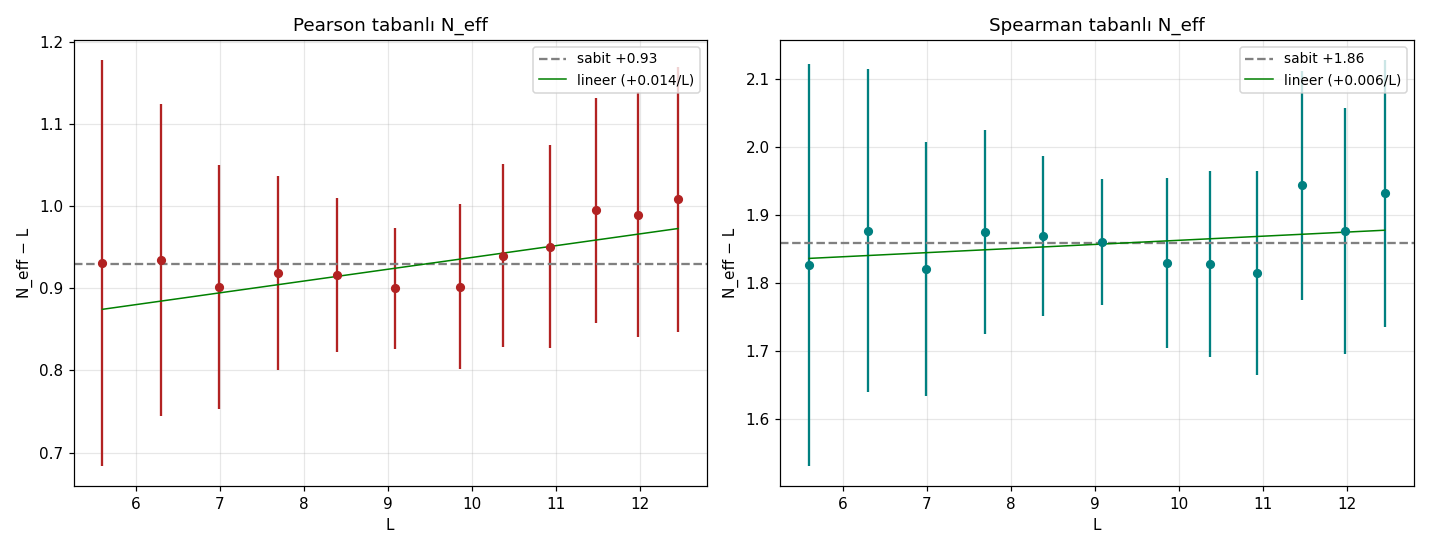

Recreate this plot in Python.
"""
42b — N_eff SAĞLAMLIK: PÜRÜZSÜZ CUE + SPEARMAN (16 Ağustos 2026)
==================================================================

42'deki zayıf trend (Δχ²=7.4) iki artefakttan olabilir:
(a) CUE r(N) tablosundaki Monte-Carlo zikzağı (±0.0013 → N_eff'e ±0.1)
    → çare: r_CUE(N) = r_∞ + c₁/N + c₂/N² pürüzsüz fiti
(b) Pearson'ın marjinal şekle duyarlılığı (ζ ve CUE genlik dağılımları
    farklı kuyruklara sahip olabilir)
    → çare: Spearman (rank) ile aynı analiz — marjinallerden bağımsız
"""

import numpy as np
import matplotlib.pyplot as plt
from pathlib import Path
from scipy.stats import pearsonr, spearmanr
from scipy.optimize import brentq

rng = np.random.default_rng(423)
HERE = Path(__file__).resolve().parent
TWO_PI = 2 * np.pi
A = (np.e**2 - 5) / 2
B0, B1 = 2.7580, -0.0543

# ---------------------------------------------------------------
# 1) CUE: her N için HEM Pearson HEM Spearman (200k aralık/N)
# ---------------------------------------------------------------
def haar_unitary_batch(M, N):
    G = (rng.standard_normal((M, N, N)) + 1j * rng.standard_normal((M, N, N))) / np.sqrt(2)
    Q, R = np.linalg.qr(G)
    diag = np.einsum("mii->mi", R)
    return Q * (diag / np.abs(diag))[:, None, :]

def cue_both(N, n_gaps=200000, grid=48, chunk=1200):
    M = int(np.ceil(n_gaps / N))
    gs, ms = [], []
    for s in range(0, M, chunk):
        m = min(chunk, M - s)
        U = haar_unitary_batch(m, N)
        ph = np.sort(np.angle(np.linalg.eigvals(U)), axis=1)
        gaps = np.diff(np.concatenate([ph, ph[:, :1] + TWO_PI], axis=1), axis=1)
        u = np.arange(1, grid + 1) / (grid + 1)
        th = ph[:, :, None] + gaps[:, :, None] * u[None, None, :]
        df = th[:, :, :, None] - ph[:, None, None, :]
        amp = np.prod(2 * np.abs(np.sin(df / 2)), axis=-1)
        gs.append(gaps.ravel()); ms.append(amp.max(axis=-1).ravel())
    g = np.concatenate(gs); a = np.concatenate(ms)
    return pearsonr(g, a)[0], spearmanr(g, a)[0], len(g)

print("CUE (200k aralık/N):")
Ns = np.arange(5, 20)
cueP, cueS = [], []
for N in Ns:
    rp, rs, n = cue_both(N)
    cueP.append(rp); cueS.append(rs)
    print(f"  N={N:>2}: Pearson {rp:.4f}  Spearman {rs:.4f}")
cueP, cueS = np.array(cueP), np.array(cueS)

# pürüzsüz fit: r(N) = r∞ + c1/N + c2/N²
def smooth_fit(rvals):
    X = np.vstack([np.ones_like(Ns, dtype=float), 1 / Ns, 1 / Ns**2]).T
    beta, res, *_ = np.linalg.lstsq(X, rvals, rcond=None)
    fit = X @ beta
    rms = np.sqrt(np.mean((rvals - fit)**2))
    return beta, rms

bP, rmsP = smooth_fit(cueP)
bS, rmsS = smooth_fit(cueS)
print(f"\nPürüzsüz fit r(N) = r∞ + c₁/N + c₂/N²:")
print(f"  Pearson : r∞ = {bP[0]:.4f}, c₁ = {bP[1]:+.3f}, c₂ = {bP[2]:+.3f}  (fit RMS {rmsP:.4f})")
print(f"  Spearman: r∞ = {bS[0]:.4f}, c₁ = {bS[1]:+.3f}, c₂ = {bS[2]:+.3f}  (fit RMS {rmsS:.4f})")

def inv_smooth(beta, r_target):
    # fit N* = −2c₂/c₁ ≈ 4.6'da tepe yapar; monoton azalan dala (N>5) bak
    f = lambda N: beta[0] + beta[1] / N + beta[2] / N**2 - r_target
    return brentq(f, 5.0, 80)

# ---------------------------------------------------------------
# 2) ZETA pencereleri: Pearson + Spearman
# ---------------------------------------------------------------
def win_stats(gaps, amps, tmid):
    L = np.log(tmid / TWO_PI)
    g = gaps * L / TWO_PI
    a = amps / np.sqrt(A * L + B0 + B1 / L)
    rp, _ = pearsonr(g, a)
    rs, _ = spearmanr(g, a)
    return L.mean(), rp, rs, len(g)

rows = []
d36 = np.load(HERE / "36_T100k.npz")
edges = np.geomspace(d36["t_mid"][0], d36["t_mid"][-1] * 1.0001, 13)
for i in range(12):
    m = (d36["t_mid"] >= edges[i]) & (d36["t_mid"] < edges[i + 1])
    if m.sum() < 500:
        continue
    rows.append(win_stats(d36["intervals"][m], d36["max_amps"][m], d36["t_mid"][m]))
d41 = np.load(HERE / "41_bigT_windows.npz")
keys = sorted({k.split("_")[1] for k in d41.files}, key=lambda s: int(s[:-1]))
for k in keys:
    rows.append(win_stats(d41[f"gaps_{k}"], d41[f"amps_{k}"], d41[f"tmid_{k}"]))

zw_L = np.array([r[0] for r in rows])
zw_P = np.array([r[1] for r in rows])
zw_S = np.array([r[2] for r in rows])
zw_n = np.array([r[3] for r in rows])
seP = (1 - zw_P**2) / np.sqrt(zw_n)
seS = (1 - zw_S**2) / np.sqrt(zw_n)

# ---------------------------------------------------------------
# 3) N_eff (iki metrik) + trend testi
# ---------------------------------------------------------------
def neff_analysis(zr, se, beta, label):
    N_eff = np.array([inv_smooth(beta, r) for r in zr])
    dN = 1e-3
    drdN = np.abs(np.array([(beta[1] * (-1 / N**2) + beta[2] * (-2 / N**3)) for N in N_eff]))
    se_N = se / drdN
    shift = N_eff - zw_L
    w = 1 / se_N**2
    c_w = np.sum(w * shift) / np.sum(w)
    chi2_c = np.sum(w * (shift - c_w)**2)
    p = np.polyfit(zw_L, shift, 1, w=np.sqrt(w))
    chi2_l = np.sum(w * (shift - np.polyval(p, zw_L))**2)
    print(f"\n{label}:")
    print(f"  {'L':>5} {'N_eff−L':>8} {'±':>5}")
    for i in range(len(zw_L)):
        print(f"  {zw_L[i]:>5.2f} {shift[i]:>+8.2f} {se_N[i]:>5.2f}")
    print(f"  sabit: {c_w:+.3f} (χ²/dof {chi2_c/(len(shift)-1):.2f}) | "
          f"lineer eğim: {p[0]:+.4f}/L (χ²/dof {chi2_l/(len(shift)-2):.2f}) | "
          f"Δχ² = {chi2_c-chi2_l:.1f}")
    return shift, se_N, c_w, p

shP, seNP, cP, pP = neff_analysis(zw_P, seP, bP, "PEARSON N_eff − L")
shS, seNS, cS, pS = neff_analysis(zw_S, seS, bS, "SPEARMAN N_eff − L")

# ---------------------------------------------------------------
# 4) GRAFİK
# ---------------------------------------------------------------
fig, axes = plt.subplots(1, 2, figsize=(13, 5))
for ax, sh, seN, c_w, p, ttl in [
    (axes[0], shP, seNP, cP, pP, "Pearson"),
    (axes[1], shS, seNS, cS, pS, "Spearman"),
]:
    ax.errorbar(zw_L, sh, yerr=seN, fmt="o", ms=5,
                c="firebrick" if ttl == "Pearson" else "teal")
    ax.axhline(c_w, color="gray", ls="--", label=f"sabit {c_w:+.2f}")
    xs = np.linspace(zw_L.min(), zw_L.max(), 50)
    ax.plot(xs, np.polyval(p, xs), "g-", lw=1, label=f"lineer ({p[0]:+.3f}/L)")
    ax.set_xlabel("L"); ax.set_ylabel("N_eff − L")
    ax.set_title(f"{ttl} tabanlı N_eff"); ax.legend(fontsize=9); ax.grid(alpha=0.3)

plt.tight_layout()
out = HERE / "42b_robustluk.png"
plt.savefig(out, dpi=110)
print(f"\nGrafik: {out.name}")
